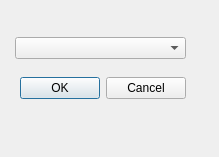
<?xml version="1.0" encoding="UTF-8"?>
<ui version="4.0">
 <class>Selecter_with_ComboBox</class>
 <widget class="QDialog" name="Selecter_with_ComboBox">
  <property name="geometry">
   <rect>
    <x>0</x>
    <y>0</y>
    <width>219</width>
    <height>157</height>
   </rect>
  </property>
  <property name="windowTitle">
   <string>Dialog</string>
  </property>
  <widget class="QWidget" name="verticalLayoutWidget">
   <property name="geometry">
    <rect>
     <x>10</x>
     <y>20</y>
     <width>181</width>
     <height>101</height>
    </rect>
   </property>
   <layout class="QVBoxLayout" name="verticalLayout">
    <property name="leftMargin">
     <number>5</number>
    </property>
    <property name="topMargin">
     <number>5</number>
    </property>
    <property name="rightMargin">
     <number>5</number>
    </property>
    <property name="bottomMargin">
     <number>10</number>
    </property>
    <item>
     <widget class="QComboBox" name="comboBox"/>
    </item>
    <item>
     <widget class="QDialogButtonBox" name="buttonBox">
      <property name="orientation">
       <enum>Qt::Horizontal</enum>
      </property>
      <property name="standardButtons">
       <set>QDialogButtonBox::Cancel|QDialogButtonBox::Ok</set>
      </property>
     </widget>
    </item>
   </layout>
  </widget>
 </widget>
 <resources/>
 <connections>
  <connection>
   <sender>buttonBox</sender>
   <signal>accepted()</signal>
   <receiver>Selecter_with_ComboBox</receiver>
   <slot>accept()</slot>
   <hints>
    <hint type="sourcelabel">
     <x>248</x>
     <y>254</y>
    </hint>
    <hint type="destinationlabel">
     <x>157</x>
     <y>274</y>
    </hint>
   </hints>
  </connection>
  <connection>
   <sender>buttonBox</sender>
   <signal>rejected()</signal>
   <receiver>Selecter_with_ComboBox</receiver>
   <slot>reject()</slot>
   <hints>
    <hint type="sourcelabel">
     <x>316</x>
     <y>260</y>
    </hint>
    <hint type="destinationlabel">
     <x>286</x>
     <y>274</y>
    </hint>
   </hints>
  </connection>
 </connections>
</ui>
